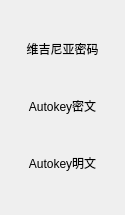
                                        <widget class="QWidget" name="duobiaotidai">
                                            <property name="geometry">
                                                <rect>
                                                    <x>0</x>
                                                    <y>0</y>
                                                    <width>125</width>
                                                    <height>215</height>
                                                </rect>
                                            </property>
                                            <attribute name="label">
                                                <string>多表替代密码</string>
                                            </attribute>
                                            <layout class="QVBoxLayout" name="verticalLayout_5">
                                                <item>
                                                    <widget class="QPushButton" name="weijiniya">
                                                        <property name="text">
                                                            <string>维吉尼亚密码</string>
                                                        </property>
                                                        <property name="checkable">
                                                            <bool>true</bool>
                                                        </property>
                                                        <property name="default">
                                                            <bool>true</bool>
                                                        </property>
                                                        <property name="flat">
                                                            <bool>true</bool>
                                                        </property>
                                                        <attribute name="buttonGroup">
                                                            <string notr="true">button_group</string>
                                                        </attribute>
                                                    </widget>
                                                </item>
                                                <item>
                                                    <widget class="QPushButton" name="autokeymi">
                                                        <property name="text">
                                                            <string>Autokey密文</string>
                                                        </property>
                                                        <property name="checkable">
                                                            <bool>true</bool>
                                                        </property>
                                                        <property name="flat">
                                                            <bool>true</bool>
                                                        </property>
                                                        <attribute name="buttonGroup">
                                                            <string notr="true">button_group</string>
                                                        </attribute>
                                                    </widget>
                                                </item>
                                                <item>
                                                    <widget class="QPushButton" name="autokeyming">
                                                        <property name="text">
                                                            <string>Autokey明文</string>
                                                        </property>
                                                        <property name="checkable">
                                                            <bool>true</bool>
                                                        </property>
                                                        <property name="flat">
                                                            <bool>true</bool>
                                                        </property>
                                                        <attribute name="buttonGroup">
                                                            <string notr="true">button_group</string>
                                                        </attribute>
                                                    </widget>
                                                </item>
                                            </layout>
                                        </widget>
